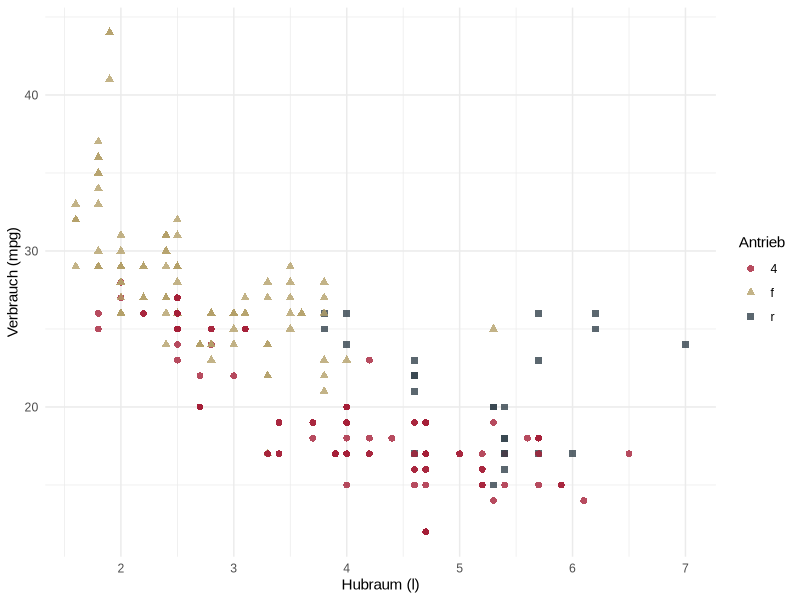

Source code (R):
## ---- chunk 1
#| label: setup
#| include: false
library(ggplot2)

# Kategoriale Palette nach CD der Universität Tübingen (S. 34/35).
# Reihenfolge auf Unterscheidbarkeit bei Farbsehschwäche optimiert
# (min. ΔE2000 unter Deuter-/Prot-/Tritanopie: 4 Farben 14,3; 8 Farben 11,0).
# Ab 5 Gruppen zusätzlich Form oder Linientyp verwenden.
ut_palette <- c(
  karminrot = "#A51E37", mattgold = "#B4A069", anthrazit = "#32414B",
  blau = "#0069AA", hellblau = "#50AAC8", violett = "#AF6E96",
  ziegel = "#C8503C", ocker = "#D29600"
)
scale_colour_ut <- function(...) scale_colour_manual(values = unname(ut_palette), ...)
scale_fill_ut <- function(...) scale_fill_manual(values = unname(ut_palette), ...)
## ---- chunk 2
#| label: fig-beispiel
#| fig-cap: "Beispielabbildung in den Farben der Universität Tübingen."
ggplot(mpg, aes(displ, hwy, colour = drv, shape = drv)) +
  geom_point(size = 2, alpha = 0.8) +
  scale_colour_ut() +
  labs(x = "Hubraum (l)", y = "Verbrauch (mpg)", colour = "Antrieb", shape = "Antrieb") +
  theme_minimal(base_family = "Arial")
## ---- chunk 3
knitr::kable(head(mtcars[, 1:5]))
## ---- chunk 4
summary(mtcars$mpg)
